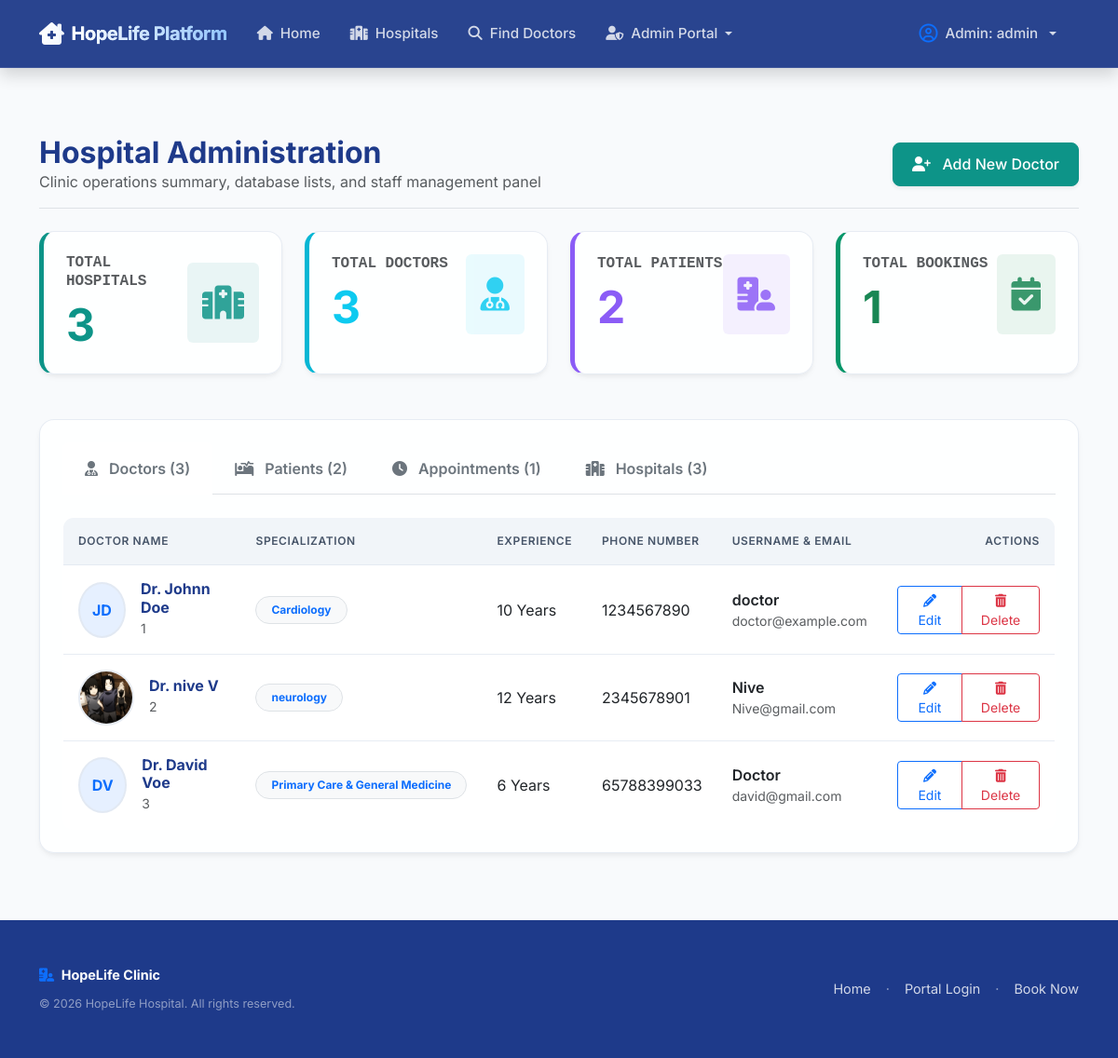
/dashboard/admin/ (signed in), run on an earlier commit of the app's database.
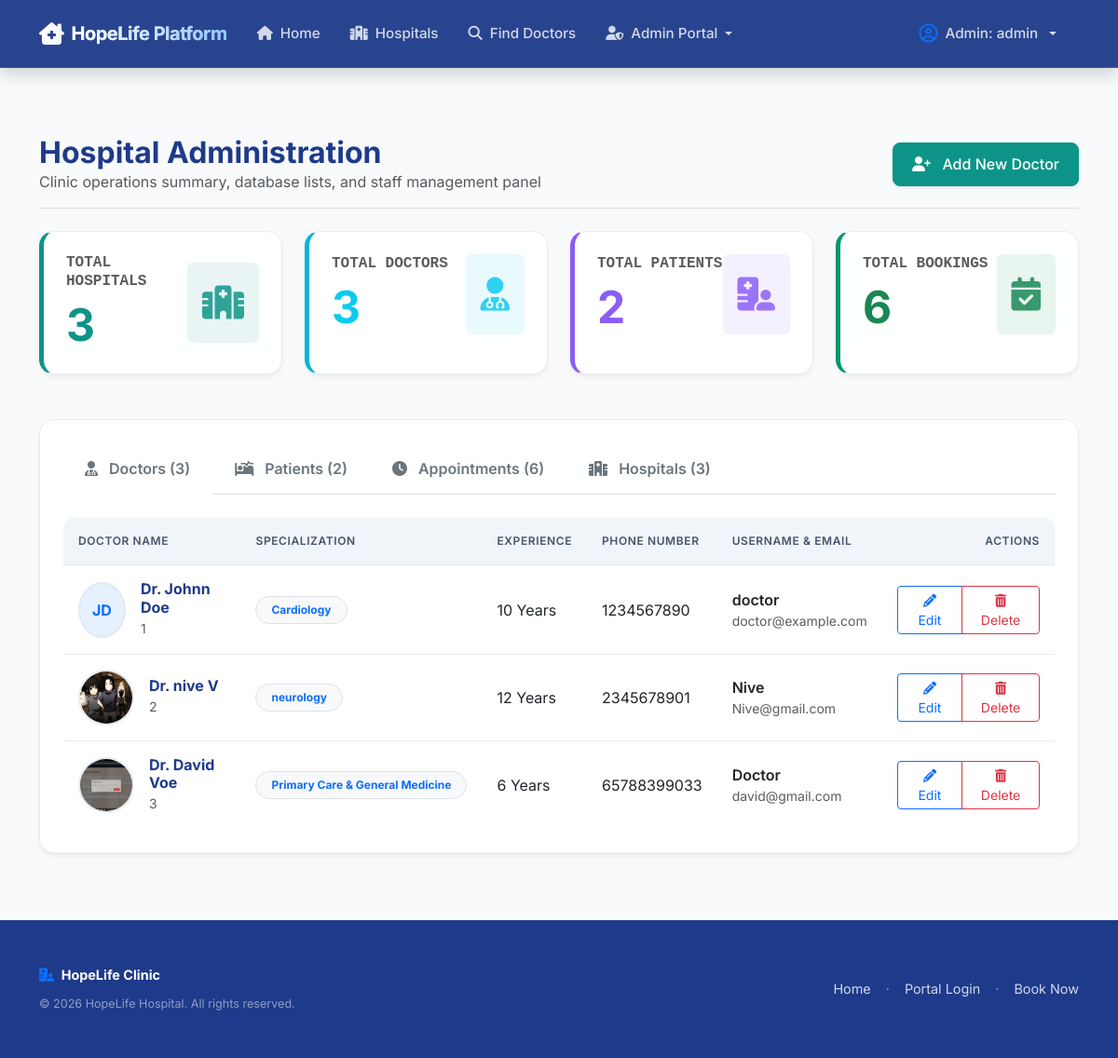
And on a later commit of the database.
### appointments/models.py (models this page shows, shortened)
class DoctorProfile(models.Model):
    user = models.OneToOneField(User, on_delete=models.CASCADE, limit_choices_to={'role': 'doctor'}, related_name='doctor_profile')
    hospital = models.ForeignKey(Hospital, on_delete=models.CASCADE, related_name='doctors', null=True, blank=True)
    department = models.ForeignKey(Department, on_delete=models.SET_NULL, null=True, related_name='doctors')
    specialization = models.CharField(max_length=100)
    experience = models.PositiveIntegerField(help_text="Years of experience")
    phone = models.CharField(max_length=15)
    consultation_fees = models.DecimalField(max_digits=8, decimal_places=2, default=50.00)
    profile_image = models.ImageField(upload_to='doctor_profiles/', blank=True, null=True)
    rating = models.DecimalField(max_digits=3, decimal_places=2, default=0.0)

class User(AbstractUser):
    ROLE_CHOICES = (
        ('admin', 'Admin'),
        ('doctor', 'Doctor'),
        ('patient', 'Patient'),
    )
    role = models.CharField(max_length=10, choices=ROLE_CHOICES, default='patient')

### appointments/views.py (the view)
# urls.py: path('dashboard/admin/', views.admin_dashboard, name='admin_dashboard'),
@admin_required
def admin_dashboard(request):
    total_doctors = DoctorProfile.objects.count()
    total_patients = PatientProfile.objects.count()
    total_appointments = Appointment.objects.count()
    total_hospitals = Hospital.objects.count()
    doctors = DoctorProfile.objects.all().select_related('user')
    patients = PatientProfile.objects.all().select_related('user')
    appointments = Appointment.objects.all().select_related('patient__user', 'doctor__user').order_by('-created_at')
    hospitals = Hospital.objects.all()
    context = {
        'total_doctors': total_doctors,
        'total_patients': total_patients,
        'total_appointments': total_appointments,
        'total_hospitals': total_hospitals,
        'doctors': doctors,
        'patients': patients,
        'appointments': appointments,
        'hospitals': hospitals,
    }
    return render(request, 'appointments/admin_dashboard.html', context)

### appointments/views.py (called while the page is built)
def role_required(allowed_roles):
    def decorator(view_func):
        @wraps(view_func)
        def _wrapped_view(request, *args, **kwargs):
            if not request.user.is_authenticated:
                messages.warning(request, "Please log in to access this page.")
                return redirect('login')
            user_role = request.user.role
            if request.user.is_superuser:
                user_role = 'admin'
            if user_role in allowed_roles:
                return view_func(request, *args, **kwargs)
            messages.error(request, f"Access denied. You do not have permission to view this page.")
            return redirect('dashboard_redirect')
        return _wrapped_view
    return decorator

### appointments/templates/appointments/admin_dashboard.html (shortened to what the changed rows need)
{% extends 'appointments/base.html' %}
{% block content %}
<div class="container my-4">
    <div class="d-flex flex-column flex-md-row justify-content-between align-items-md-center border-bottom pb-3 mb-4 gap-3">
        <div>
            <h2 class="fw-bold mb-0">Hospital Administration</h2>
        </div>
    </div>
    <div class="row g-4 mb-5">
        <div class="col-lg-3 col-md-6 col-sm-12">
            <div class="card card-premium card-stat stat-doctor p-4 h-100" style="border-left-color: #0d9488;">
                <div class="d-flex justify-content-between align-items-center">
                    <div>
                        <h2 class="display-5 fw-bold mb-0" style="color: #0d9488;">{{ total_hospitals }}</h2>
                    </div>
                </div>
            </div>
        </div>
        <div class="col-lg-3 col-md-6 col-sm-12">
            <div class="card card-premium card-stat stat-doctor p-4 h-100">
                <div class="d-flex justify-content-between align-items-center">
                    <div>
                        <h2 class="display-5 fw-bold mb-0 text-info">{{ total_doctors }}</h2>
                    </div>
                </div>
            </div>
        </div>
        <div class="col-lg-3 col-md-6 col-sm-12">
            <div class="card card-premium card-stat stat-patient p-4 h-100">
                <div class="d-flex justify-content-between align-items-center">
                    <div>
                        <h2 class="display-5 fw-bold mb-0 text-purple" style="color: #8b5cf6;">{{ total_patients }}</h2>
                    </div>
                </div>
            </div>
        </div>
        <div class="col-lg-3 col-md-6 col-sm-12">
            <div class="card card-premium card-stat stat-appointment p-4 h-100" style="border-left-color: #059669;">
                <div class="d-flex justify-content-between align-items-center">
                    <div>
                        <h6 class="text-muted text-uppercase mb-2 font-monospace tracking-wide">Total Bookings</h6>
                        <h2 class="display-5 fw-bold mb-0 text-success" style="color: #059669;">{{ total_appointments }}</h2>
                    </div>
                </div>
            </div>
        </div>
    </div>
    <div class="card card-premium p-4">
        <ul class="nav nav-tabs mb-4 border-bottom" id="adminTabs" role="tablist">
            <li class="nav-item" role="presentation">
                <button class="nav-link fw-semibold text-secondary py-3 px-4 border-0" id="appointments-tab" data-bs-toggle="tab" data-bs-target="#appointments" type="button" role="tab" aria-controls="appointments" aria-selected="false">
                    <i class="fa-solid fa-clock me-2"></i> Appointments ({{ total_appointments }})
                </button>
            </li>
        </ul>
        <div class="tab-content" id="adminTabsContent">
            <div class="tab-pane fade show active" id="doctors" role="tabpanel" aria-labelledby="doctors-tab">
                {% if doctors %}
                    <div class="table-responsive">
                        <table class="table table-custom align-middle mb-0">
                            <thead>
                                <tr>
                                    <th>Doctor Name</th>
                                    <th>Specialization</th>
                                    <th>Experience</th>
                                    <th>Phone Number</th>
                                    <th>Username & Email</th>
                                    <th class="text-end">Actions</th>
                                </tr>
                            </thead>
                            <tbody>
                                {% for doctor in doctors %}
                                    <tr>
                                        <td>
                                            <div class="d-flex align-items-center gap-3">
                                                {% if doctor.profile_image %}
                                                    <img src="{{ doctor.profile_image.url }}" alt="Dr. {{ doctor.user.first_name }}" class="doctor-avatar-circle">
                                                {% else %}
                                                    <div class="doctor-avatar-circle bg-primary bg-opacity-10 text-primary d-flex align-items-center justify-content-center fw-bold">
                                                        {{ doctor.user.first_name|slice:":1" }}{{ doctor.user.last_name|slice:":1" }}
                                                    </div>
                                                {% endif %}
                                                <div>
                                                    <h6 class="fw-bold mb-0">Dr. {{ doctor.user.first_name }} {{ doctor.user.last_name }}</h6>
                                                    <small class="text-muted">{{ doctor.id }}</small>
                                                </div>
                                            </div>
                                        </td>
                                        <td>
                                            <span class="badge bg-light text-primary border px-3 py-2 rounded-pill">{{ doctor.specialization }}</span>
                                        </td>
                                        <td>{{ doctor.experience }} Years</td>
                                        <td>{{ doctor.phone }}</td>
                                        <td>
                                            <div class="fw-semibold">{{ doctor.user.username }}</div>
                                            <div class="text-muted small">{{ doctor.user.email }}</div>
                                        </td>
                                        <td class="text-end">
                                            <div class="btn-group">
                                                <a href="{% url 'admin_edit_doctor' doctor.id %}" class="btn btn-outline-primary btn-sm px-3" title="Edit Doctor Profile">
                                                    <i class="fa-solid fa-pencil"></i> Edit
                                                </a>
                                                <button
                                                    type="button"
                                                    class="btn btn-outline-danger btn-sm px-3 js-delete-doctor"
                                                    title="Delete Doctor Profile"
                                                    data-bs-toggle="modal"
                                                    data-bs-target="#deleteDoctorModal"
                                                    data-delete-url="{% url 'admin_delete_doctor' doctor.id %}"
                                                    data-doctor-name="Dr. {{ doctor.user.first_name }} {{ doctor.user.last_name }}"
                                                    data-specialization="{{ doctor.specialization }}"
                                                    data-username="{{ doctor.user.username }}"
                                                >
                                                    <i class="fa-solid fa-trash-can"></i> Delete
                                                </button>
                                            </div>
                                        </td>
                                    </tr>
                                {% endfor %}
                            </tbody>
                        </table>
                    </div>
                {% else %}
                    <div class="text-center py-5">
                        <i class="fa-solid fa-user-doctor fs-1 text-muted opacity-40 mb-3"></i>
                        <h5>No Doctors Registered</h5>
                        <p class="text-muted">Click 'Add New Doctor' to register a medical professional.</p>
                    </div>
                {% endif %}
            </div>
        </div>
    </div>
</div>
{% endblock %}

What changed in the data, as far as the page shows it:
changed DoctorProfile "Primary Care & General Medicine": profile_image: picture added; user.first_name "D" → (not shown); user.last_name "V" → (not shown)
Also different on the page:
{{ total_appointments }}: "1" → "6"
